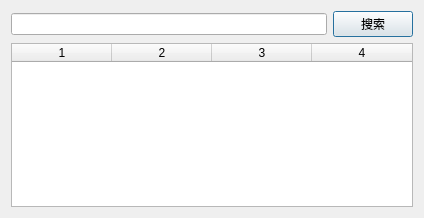
<?xml version="1.0" encoding="UTF-8"?>
<ui version="4.0">
 <class>addFriend</class>
 <widget class="QDialog" name="addFriend">
  <property name="geometry">
   <rect>
    <x>0</x>
    <y>0</y>
    <width>424</width>
    <height>218</height>
   </rect>
  </property>
  <property name="windowTitle">
   <string>Dialog</string>
  </property>
  <layout class="QVBoxLayout" name="verticalLayout">
   <item>
    <layout class="QHBoxLayout" name="horizontalLayout">
     <item>
      <widget class="QLineEdit" name="lineEdit"/>
     </item>
     <item>
      <widget class="QPushButton" name="search">
       <property name="text">
        <string>搜索</string>
       </property>
      </widget>
     </item>
    </layout>
   </item>
   <item>
    <widget class="QTableWidget" name="tlist">
     <property name="autoFillBackground">
      <bool>false</bool>
     </property>
     <property name="autoScrollMargin">
      <number>8</number>
     </property>
     <property name="alternatingRowColors">
      <bool>false</bool>
     </property>
     <property name="showGrid">
      <bool>true</bool>
     </property>
     <property name="sortingEnabled">
      <bool>false</bool>
     </property>
     <property name="columnCount">
      <number>4</number>
     </property>
     <column/>
     <column/>
     <column/>
     <column/>
    </widget>
   </item>
  </layout>
 </widget>
 <resources/>
 <connections/>
</ui>
